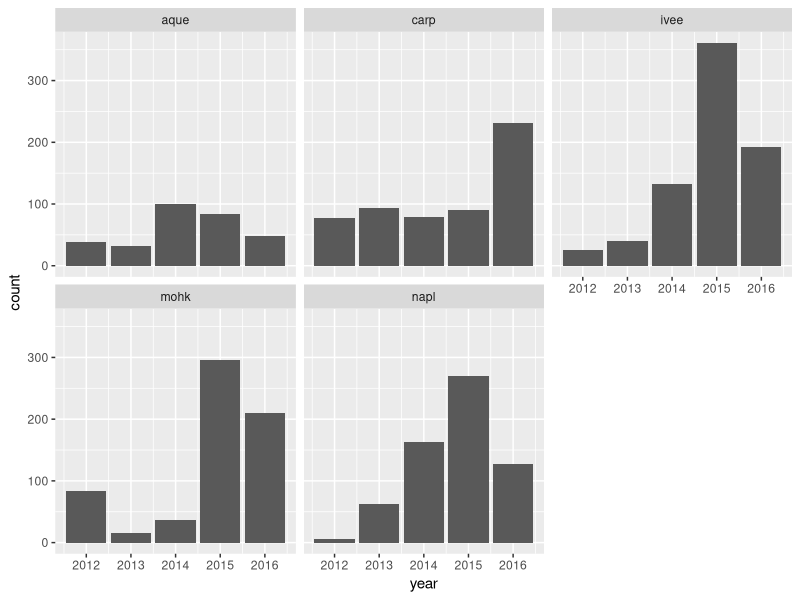

Generate this figure with R:
## ---- chunk 1

library(tidyverse)
library(readxl)
library(here)
library(skimr) # install.packages("skimr")

## ---- chunk 2

lobsters <- read_excel(here("R-workshop-data", "lobsters.xlsx"))

## ---- chunk 3
# head() function shows the first 6 lines of data
head(lobsters)

# summary() to give a summary of each column
summary(lobsters)

## skimr::skim() gives additional summary statitics and is pipable ( %>% )
skim(lobsters)

# ggplot of lobsters
ggplot(data = lobsters, aes(x = year)) +
  geom_bar() +
  facet_wrap(~site)
## ---- chunk 4



